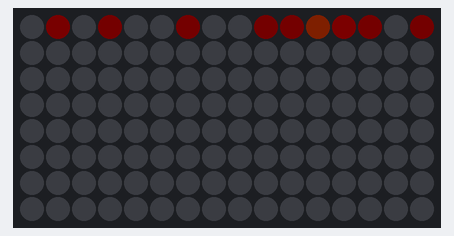
Recording of a sketch running on a simulated ESP8266 (NodeMCU). On the bench: 16×8 RGB LED matrix (first LED top left, wired row by row). Dim RGB values are drawn brighter than linear; WiFi joins after 1.5 s; servers stay silent unless stated; random numbers use the default seed unless the sketch sets one; what the sketch prints to the serial monitor is not drawn.

Above: at 1.57 s.
At 6.35 s:
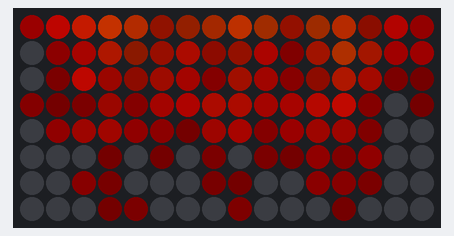
At 11.12 s:
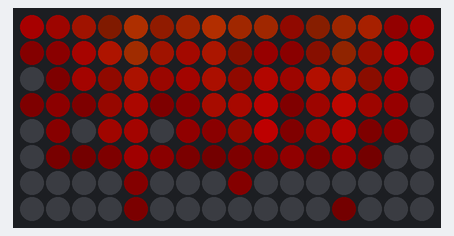
At 20.66 s:
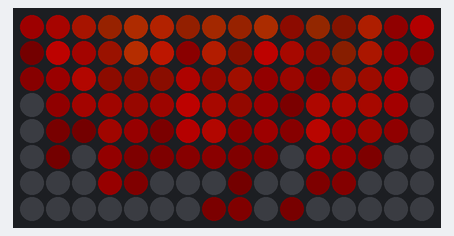
At 30.2 s:
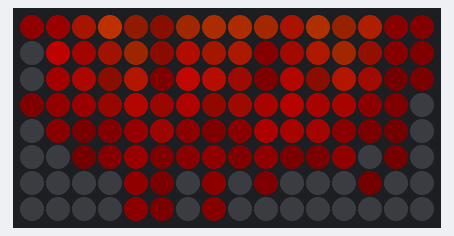
At 39.88 s:
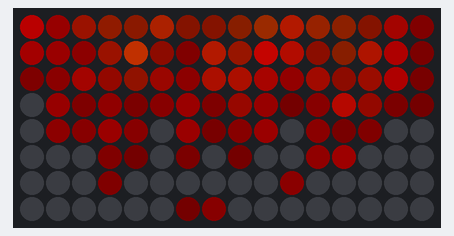

The sketch:

Fireplace.ino
```cpp
// Based off of code originally written by @mic159 in their NeoFire
// project: https://github.com/mic159/NeoFire

// Modified by @ckuzma in order to be compatible with the
// rgb-led-light-board project: https://github.com/ckuzma/rgb-led-light-board

// Arduino OTA stuff
#include <ESP8266WiFi.h>
#include <ESP8266mDNS.h>
#include <WiFiUdp.h>
#include <ArduinoOTA.h>

// Get configuration values
#include "config.h"
const char* ssid = STASSID;
const char* password = STAPSK;
const char* host = "OTA-RGB-LED-LightBoard";

// NeoMatrix stuff
#include <Adafruit_NeoMatrix.h>

#define PIN D3
#define MATRIX_WIDTH 16
#define MATRIX_HEIGHT 8

// Brightness/speed adjustment
const int BRIGHTNESS = 100;  // 0 = off, 255 = full brightness
const int FRAME_DELAY = 60; // 60 is pretty calm

// Initialize the matrix
Adafruit_NeoMatrix matrix = Adafruit_NeoMatrix(
  MATRIX_WIDTH, MATRIX_HEIGHT,
  PIN,
  NEO_MATRIX_TOP    + NEO_MATRIX_LEFT +
  NEO_MATRIX_ROWS   + NEO_MATRIX_ZIGZAG,
  NEO_GRB           + NEO_KHZ800
  );

//these values are substracetd from the generated values to give a shape to the animation
const unsigned char valueMask[MATRIX_HEIGHT][MATRIX_WIDTH]={
    {32 , 0  , 0  , 0  , 0  , 0  , 0  , 0  , 0  , 0  , 0  , 0  , 0  , 0  , 0  , 32 },
    {64 , 0  , 0  , 0  , 0  , 0  , 0  , 0  , 0  , 0  , 0  , 0  , 0  , 0  , 0  , 64 },
    {96 , 32 , 0  , 0  , 0  , 0  , 0  , 0  , 0  , 0  , 0  , 0  , 0  , 0  , 32 , 96 },
    {128, 64 , 32 , 0  , 0  , 16 , 0  , 0  , 0  , 0 , 32 , 0  , 0  , 32 , 64 , 128},
    {160, 96 , 64 , 32 , 32 , 64 , 16 , 32 , 32 , 16 , 64 , 32 , 32 , 64 , 96 , 160},
    {192, 128, 96 , 64 , 64 , 96 , 96 , 64 , 64 , 96, 96 , 64 , 64 , 96 , 128, 192},
    {255, 160, 128, 96 , 96 , 128, 160, 96 , 96 , 160, 128, 96 , 96 , 128, 160, 255},
    {255, 192, 160, 128, 128, 160, 192, 128, 128, 192, 160, 128, 128, 160, 192, 255}
};

//these are the hues for the fire,
//should be between 0 (red) to about 25 (yellow)
const unsigned char hueMask[MATRIX_HEIGHT][MATRIX_WIDTH]={
    {1 , 11, 19, 25, 25, 22, 24, 25, 25, 25, 19, 25, 25, 22, 11, 1 },
    {1 , 8 , 13, 19, 25, 19, 15, 20, 20, 10, 15, 19, 25, 19, 8 , 1 },
    {1 , 8 , 13, 16, 19, 16, 12, 17, 17, 12, 13, 16, 19, 16, 8 , 1 },
    {1 , 5 , 11, 13, 13, 13, 10, 15, 15, 10, 11, 13, 13, 13, 5 , 1 },
    {1 , 5 , 11, 11, 11, 11, 5 , 13, 13, 5 , 11, 11, 11, 11, 5 , 1 },
    {0 , 1 , 5 , 8 , 8 , 5 , 5 , 8 , 8 , 5 , 5 , 8 , 8 , 5 , 1 , 0 },
    {0 , 0 , 1 , 5 , 5 , 1 , 1 , 5 , 5 , 1 , 1 , 5 , 5 , 1 , 0 , 0 },
    {0 , 0 , 0 , 1 , 1 , 0 , 0 , 1 , 1 , 0 , 0 , 1 , 1 , 0 , 0 , 0 }
};

unsigned char matrixValue[MATRIX_HEIGHT][MATRIX_WIDTH];
unsigned char line[MATRIX_WIDTH];
int pcnt = 0;

//Converts an HSV color to RGB color
uint16_t HSVtoRGB(uint8_t ih, uint8_t is, uint8_t iv) {
  float r, g, b, h, s, v; //this function works with floats between 0 and 1
  float f, p, q, t;
  int i;

  h = (float)(ih / 256.0);
  s = (float)(is / 256.0);
  v = (float)(iv / 256.0);

  //if saturation is 0, the color is a shade of grey
  if(s == 0.0) {
    b = v;
    g = b;
    r = g;
  }
  //if saturation > 0, more complex calculations are needed
  else
  {
    h *= 6.0; //to bring hue to a number between 0 and 6, better for the calculations
    i = (int)(floor(h)); //e.g. 2.7 becomes 2 and 3.01 becomes 3 or 4.9999 becomes 4
    f = h - i;//the fractional part of h

    p = (float)(v * (1.0 - s));
    q = (float)(v * (1.0 - (s * f)));
    t = (float)(v * (1.0 - (s * (1.0 - f))));

    switch(i)
    {
      case 0: r=v; g=t; b=p; break;
      case 1: r=q; g=v; b=p; break;
      case 2: r=p; g=v; b=t; break;
      case 3: r=p; g=q; b=v; break;
      case 4: r=t; g=p; b=v; break;
      case 5: r=v; g=p; b=q; break;
      default: r = g = b = 0; break;
    }
  }
  return matrix.Color(r * 255.0, g * 255.0, b * 255.0);
}

/**
 * Randomly generate the next line (matrix row)
 */
void generateLine(){
  for(uint8_t x=0; x<MATRIX_WIDTH; x++) {
    line[x] = random(64, 255);
  }
}

/**
 * shift all values in the matrix up one row
 */
void shiftUp() {
  for (uint8_t y=MATRIX_HEIGHT-1; y>0; y--) {
    for (uint8_t x=0; x<MATRIX_WIDTH; x++) {
      matrixValue[y][x] = matrixValue[y-1][x];
    }
  }

  for (uint8_t x=0; x<MATRIX_WIDTH; x++) {
    matrixValue[0][x] = line[x];
  }
}

/**
 * draw a frame, interpolating between 2 "key frames"
 * @param pcnt percentage of interpolation
 */
void drawFrame(int pcnt) {
  int nextv;

  //each row interpolates with the one before it
  for (unsigned char y=MATRIX_HEIGHT-1; y>0; y--) {
    for (unsigned char x=0; x<MATRIX_WIDTH; x++) {
      nextv =
          (((100.0-pcnt)*matrixValue[y][x]
        + pcnt*matrixValue[y-1][x])/100.0)
        - valueMask[y][x];
      uint16_t color = HSVtoRGB(
        hueMask[y][x], // H
        255, // S
        (uint8_t)max(0, nextv) // V
      );

      matrix.drawPixel(x, y, color);
    }
  }

  //first row interpolates with the "next" line
  for(unsigned char x=0; x<MATRIX_WIDTH; x++) {
    uint16_t color = HSVtoRGB(
      hueMask[0][x], // H
      255,           // S
      (uint8_t)(((100.0-pcnt)*matrixValue[0][x] + pcnt*line[x])/100.0) // V
    );
    matrix.drawPixel(x, 0, color);
  }
}

void setup() {
  // Get WiFi up and going for OTA purposes
  Serial.begin(115200);
  Serial.println("Booting");
  WiFi.mode(WIFI_STA);
  WiFi.begin(ssid, password);
  while (WiFi.waitForConnectResult() != WL_CONNECTED) {
    WiFi.begin(ssid, password);
    Serial.println("Retrying connection...");
  }
  ArduinoOTA.setHostname(host);
  ArduinoOTA.begin();

  matrix.begin();
  matrix.setBrightness(BRIGHTNESS);
  randomSeed(analogRead(0));
  generateLine();
  //init all pixels to zero
  memset(matrixValue, 0, sizeof(matrixValue));
}

void loop() {
  ArduinoOTA.handle();
  if (pcnt >= 100) {
    shiftUp();
    generateLine();
    pcnt = 0;
  }
  drawFrame(pcnt);
  matrix.show();
  delay(FRAME_DELAY);
  pcnt+=30;
}
```

config_template.h
```cpp
// After adding in your WiFi credentials below, rename
// this file from "config_template.h" to "config.h"
#define STASSID "Enter your WiFi SSID here."
#define STAPSK "Enter your WiFi password here."
```
